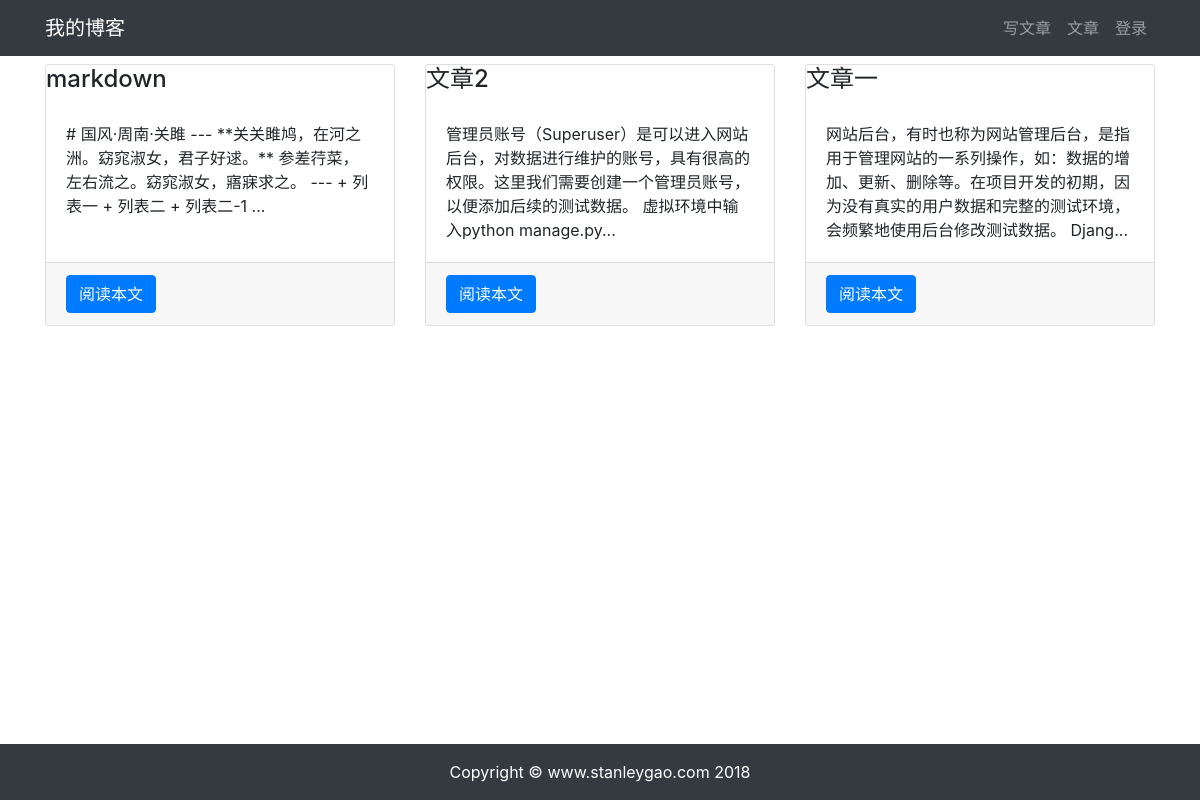
Page /article/article-list/ on the earlier database version.
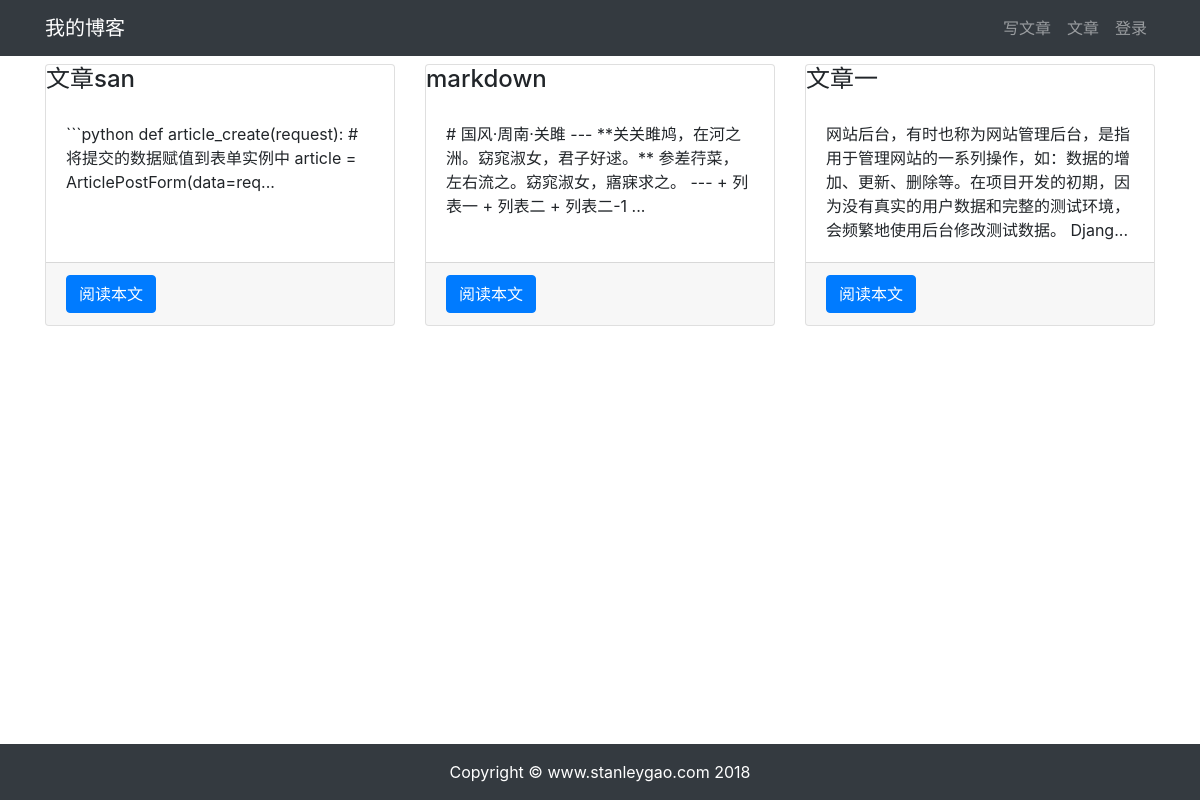
Same page on the later database version.
### article/models.py (models this page shows)
class ArticlePost(models.Model):
    author = models.ForeignKey(User, on_delete=models.CASCADE)
    """文章标题
    models.CharFied 字符串字段，用于保存较短的字符串
    """
    title = models.CharField(max_length=100)
    """
    文章正文 保存大量文本
    """
    body = models.TextField()
    """文章创建时间
    default=timezone.now 指定创建文章是的时间
    """
    created = models.DateTimeField(default=timezone.now)
    """文章更新时间
    auto_now = true 指定每次数据更新时的时间
    """
    update = models.DateTimeField(auto_now=True)
    """
    内部类 class meta 用于给 model 定义元数据
    """
    class Meta:
        ordering = ('-created',)
    """
    函数 __str__ 定义当调用对象的str() 方法时 返回值
    """
    def __str__(self):
        return self.title

### article/views.py (the view)
# urls.py: path('article-list/', views.article_list, name='article_list'),
def article_list(request):
    articles = ArticlePost.objects.all()
    context = {'articles': articles}
    return render(request, 'article/list.html', context)

### templates/article/list.html (shortened to what this page needs)
{% extends "base.html" %}
{% load staticfiles %}
{% block content %}
<div class="container">
    <div class="row mt-2">
        {% for article in articles %}
        <div class="col-4 mb-4">
            <div class="card h-100">
                <h4 class="card-hearder">{{ article.title }}</h4>
                <div class="card-body">
                    <p class="card-text">{{ article.body|slice:'100' }}...</p>
                </div>
                <div class="card-footer">
                    <a href="{% url 'article:article_detail' article.id %}" class="btn btn-primary">阅读本文</a>
                </div>
            </div>
        </div>
        {% endfor %}
    </div>
</div>
{% endblock content %}

### templates/base.html (shortened to what this page needs)
{% load staticfiles %}
<!DOCTYPE html>
<html lang="zh-cn">
<head>
    <link rel="stylesheet" href="{% static 'bootstrap/css/bootstrap.min.css' %}">
    <link rel="stylesheet" href="{% static 'md_css/monokai.css' %}">
</head>
<body>
    {% include 'header.html' %}
    {% block content %}{% endblock content %}
    {% include 'footer.html' %}
</body>
</html>

### templates/header.html
<nav class="navbar navbar-expand-lg navbar-dark bg-dark">
    <div class="container">
        <a class="navbar-brand" href="#">我的博客</a>
        <div>
            <ul class="navbar-nav">
                <li class="nav-item">
                        <a class="nav-link" href="{% url 'article:article_create' %}">写文章</a>
                </li>
                <li class="nav-item">
                    <a class="nav-link" href="{% url 'article:article_list' %}">文章</a>
                </li>
                {% if user.is_authenticated %}
                    <li class="nav-item dropdown">
                        <a href="#" class="nav-link dropdown-toggle" id="navbarDropdown" role="button" data-toggle='dropdown' aria-haspopup="true" aria-expanded="false">
                            {{ user.username }}
                        </a>
                        <div class="dropdown-menu" aria-labelledby="navbarDropdown">
                            <a href="{% url "userprofile:logout" %}" class="dropdown-tiem">退出登录</a>
                        </div>
                    </li>
                {% else %}
                    <li>
                        <a href="{% url 'userprofile:login' %}" class="nav-link">登录</a>
                    </li>
                {% endif %}
            </ul>
        </div>
    </div>
</nav>

### templates/footer.html
{% load staticfiles %}
<div>
    <br><br><br>
</div>
<footer class="py-3 bg-dark fixed-bottom">
    <div class="container">
        <p class="m-0 text-center text-white">Copyright &copy; www.stanleygao.com 2018</p>
    </div>
</footer>

Differences in the rows shown:
removed ArticlePost: title "文章2", body "管理员账号（Superuser）是可以进入网站后台，对数据进行维护的账号，具有很高的权限。这里我们需要创建一个管理员账号，以便添加后续的测试数据。 虚拟环境中输入python manage.py"
added ArticlePost: title "文章san", body "```python def article_create(request): #将提交的数据赋值到表单实例中 article = ArticlePostForm(data=req"
